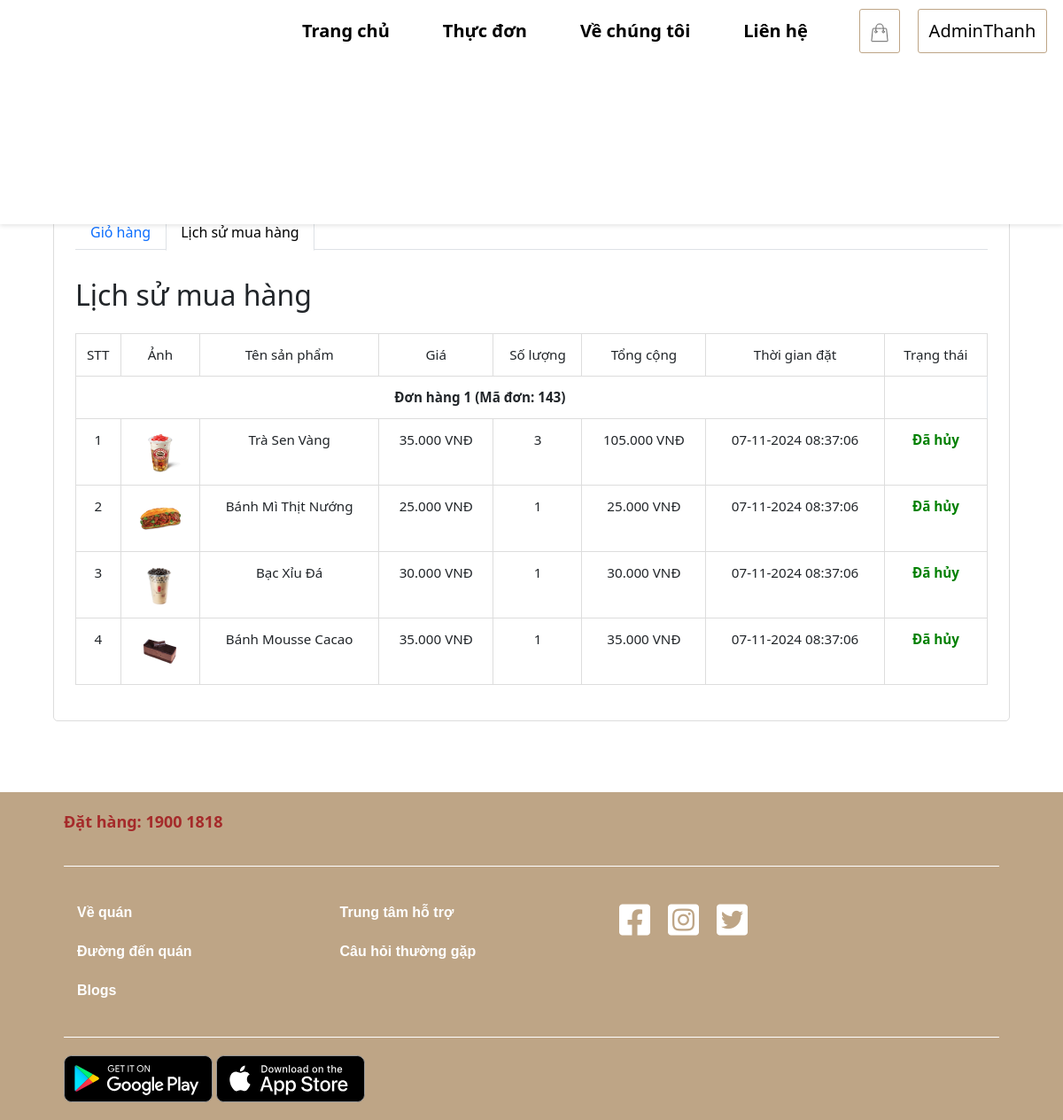
The app's page /history.php (signed in) with its own data.
### tables this page shows
CREATE TABLE `order_details` (
    `id` int(11) NOT NULL,
    `order_id` int(11) NOT NULL,
    `product_id` int(11) NOT NULL,
    `id_user` int(11) NOT NULL,
    `num` int(11) NOT NULL,
    `price` float NOT NULL,
    `status` varchar(255) NOT NULL
  );

CREATE TABLE `product` (
    `id` int(11) NOT NULL,
    `title` varchar(200) NOT NULL,
    `price` float NOT NULL,
    `number` float NOT NULL,
    `thumbnail` varchar(500) NOT NULL,
    `content` longtext NOT NULL,
    `id_category` int(11) NOT NULL,
    `created_at` datetime DEFAULT NULL,
    `updated_at` datetime DEFAULT NULL
  );

### database/dbhelper.php (called while the page is built, shortened)
<?php
function executeResult($sql)
{
	$con = mysqli_connect(HOST, USERNAME, PASSWORD, DATABASE);
	$result = mysqli_query($con, $sql);
	$data   = [];
	while ($row = mysqli_fetch_array($result, 1)) {
		$data[] = $row;
	}
	return $data;
}

### history.php (the view, shortened to what this page needs)
<?php
require_once('database/dbhelper.php');
?>
<!DOCTYPE html>
<html lang="en">
<head>
    <link rel="stylesheet" href="https://maxcdn.bootstrapcdn.com/bootstrap/4.4.1/css/bootstrap.min.css">
    <link rel="stylesheet" href="plugin/fontawesome/css/all.css">
    <link rel="stylesheet" href="css/cart.css">
</head>
<body>
    <div id="wrapper">
        <?php require('layout/header.php') ?>
        <main>
            <section class="cart">
                <div class="container-top">
                    <div class="panel panel-primary">
                        <div class="panel-heading" style="padding: 1rem 0;">
                            <ul class="nav nav-tabs">
                                <li class="nav-item">
                                    <a class="nav-link" href="cart.php">Giỏ hàng</a>
                                </li>
                                <li class="nav-item ">
                                    <a class="nav-link active" href="dashboard.php">Lịch sử mua hàng</a>
                                </li>
                            </ul>
                            <h2 style="padding-top:2rem" class="">Lịch sử mua hàng</h2>
                        </div>
                        <table class="table table-bordered table-hover">
                            <thead>
                                <tr style="font-weight: 500;text-align: center;">
                                    <td width="50px">STT</td>
                                    <td>Ảnh</td>
                                    <td>Tên sản phẩm</td>
                                    <td>Giá</td>
                                    <td>Số lượng</td>
                                    <td>Tổng cộng</td>
                                    <td>Thời gian đặt</td>
                                    <td>Trạng thái</td>
                                </tr>
                            </thead>
                            <tbody>
                                <?php
                                if (isset($_COOKIE['username'])) {
                                    $username = $_COOKIE['username'];
                                    $sql = "SELECT * FROM user WHERE username = '$username'";
                                    $user = executeResult($sql);
                                    foreach ($user as $item) {
                                        $userId = $item['id_user'];
                                    }
                                    $sql = "SELECT o.id AS order_id, o.fullname, o.phone_number, o.email, o.address, o.note, o.order_date,
       od.product_id, od.num, od.price, od.status, p.title, p.thumbnail
FROM order_details od
JOIN product p ON p.id = od.product_id
JOIN orders o ON o.id = od.order_id
WHERE od.id_user = '$userId'
ORDER BY o.id DESC;
";
$order_details_List = executeResult($sql);
$orders = [];
foreach ($order_details_List as $item) {
    if (!isset($orders[$item['order_id']])) {
        $orders[$item['order_id']] = [
            'order_id' => $item['order_id'],
            'status' => $item['status'],
            'order_date' => $item['order_date'],
            'items' => []
        ];
    }
    $orders[$item['order_id']]['items'][] = [
        'product_id' => $item['product_id'],
        'title' => $item['title'],
        'thumbnail' => $item['thumbnail'],
        'price' => $item['price'],
        'num' => $item['num']
    ];
        }$orderCount = 0;
        foreach ($orders as $order) {
            echo '<tr><td colspan="7"><strong>Đơn hàng ' . (++$orderCount) . ' (Mã đơn: ' . $order['order_id'] . ')</strong></td></tr>';
            $itemCount = 0;
            foreach ($order['items'] as $item) {
                echo '
                <tr style="text-align: center;">
                    <td width="50px">' . (++$itemCount) . '</td>
                    <td style="text-align:center">
                        <img width="50px" src="admin/product/' . $item['thumbnail'] . '">
                    </td>
                    <td>' . $item['title'] . '</td>
                    <td class="b-500 orange">' . number_format($item['price'], 0, ',', '.') . ' VNĐ</td>
                    <td width="100px">' . $item['num'] . '</td>
                    <td class="b-500 red">' . number_format($item['num'] * $item['price'], 0, ',', '.') . ' VNĐ</td>
                    <td>' . (isset($order['order_date']) ? date("d-m-Y H:i:s", strtotime($order['order_date'])) : 'Không xác định') . '</td>
                    <td style="color:green; font-weight:600;">' . $order['status'] . '</td>
                </tr>
                ';
            }
        }
                                        }
                                ?>
                            </tbody>
                        </table>
                    </div>
                </div>
            </section>
        </main>
        <?php require_once('layout/footer.php'); ?>
    </div>
</body>
</html>

### css/cart.css (style rules this page uses)
body { margin: 0px; padding: 0px; font-family: SanomatGrabApp, -apple-system, BlinkMacSystemFont, Segoe UI, PingFang SC, Hiragino Sans GB, Microsoft YaHei, Helvetica Neue, Helvetica, Arial, sans-serif, Apple Color Emoji, Segoe UI Emoji, Segoe UI Symbol; }
#wrapper { width: 100%; margin: 0 auto; }
.panel.panel-primary { width: 100%; margin: 0 auto; }
.cart .panel { border: 1px solid #ddd; border-radius: 5px; padding: 1.5rem; margin-bottom: 1.5rem; }
.cart table { width: 100%; border-collapse: collapse; }
.cart table th, .cart table td { padding: 12px; text-align: center; border: 1px solid #ddd; }
.cart table td { font-size: 0.95rem; }
.panel.panel-primary { width: 90%; margin: 0px auto; }

### css/header.css (style rules this page uses)
body { margin: 0; padding: 0; font-family: SanomatGrabApp, -apple-system, BlinkMacSystemFont, Segoe UI, PingFang SC, Hiragino Sans GB, Microsoft YaHei, Helvetica Neue, Helvetica, Arial, sans-serif, Apple Color Emoji, Segoe UI Emoji, Segoe UI Symbol; }

### css/index.css (style rules this page uses)
main { padding-top: 200px; }

### history.php (style rules this page uses)
main { padding-bottom: 4rem; }
.b-500 { font-weight: 500; }
.red { color: rgba(207, 16, 16, 0.815); }
.orange { color: #a25437; }

### records on screen
order_details: product.thumbnail (picture), product.title "Trà Sen Vàng", price "35.000", num "3", $item['num'] * $item['price'] "105.000", order_date "07-11-2024 08:37:06", status "Đã hủy"
order_details: product.thumbnail (picture), product.title "Bánh Mì Thịt Nướng", price "25.000", num "1", $item['num'] * $item['price'] "25.000", order_date "07-11-2024 08:37:06", status "Đã hủy"
order_details: product.thumbnail (picture), product.title "Bạc Xỉu Đá", price "30.000", num "1", $item['num'] * $item['price'] "30.000", order_date "07-11-2024 08:37:06", status "Đã hủy"
order_details: product.thumbnail (picture), product.title "Bánh Mousse Cacao", price "35.000", num "1", $item['num'] * $item['price'] "35.000", order_date "07-11-2024 08:37:06", status "Đã hủy"

### other values on screen
$_COOKIE['username'] "AdminThanh"
$order['order_id'] "143"
